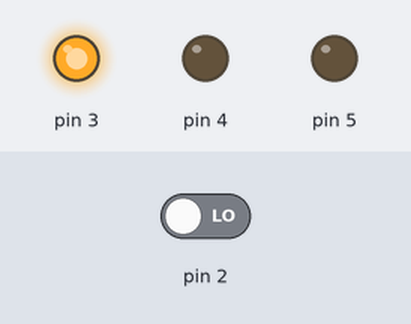
The sketch below on a simulated Arduino Uno, built with avr-gcc and run on an emulated ATmega328P. On the bench: output pins drawn as LEDs (lit = HIGH). Dashed ring = blinking. Inputs (shaded band) come from the test bench; at power-on: pin 2 LOW.

Above: at 1.2 s.
1.3 s: pin 2 driven HIGH
At 1.42 s:
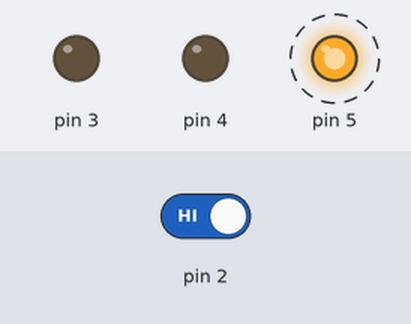
At 2.17 s:
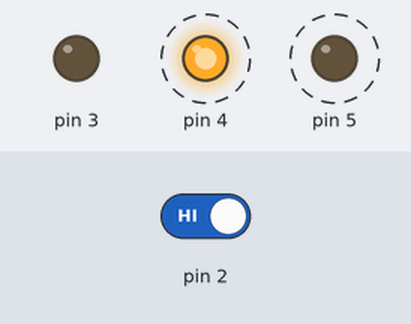
Timing chart, 0 to 10.3 s (numbered marks = the images above; inputs shaded):
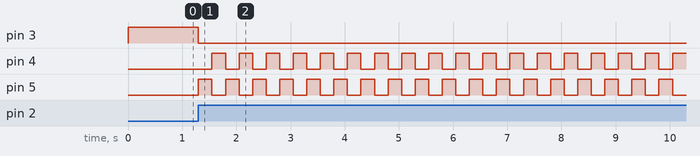

Measured:
- after the input at 1.3 s, pin 3: HIGH → LOW at once; pin 4: alternates HIGH for 0.25 s and LOW for 0.25 s, starting after 0.25 s; pin 5: alternates HIGH for 0.25 s and LOW for 0.25 s, starting at once

The sketch:

Cop_lights_button.ino
```cpp
int switchState = 0;
bool flipped = false;

void setup() {
  // put your setup code here, to run once:
  pinMode(3,OUTPUT);
  pinMode(4,OUTPUT);
  pinMode(5,OUTPUT);
  pinMode(2,INPUT);

}

void loop() {
  // put your main code here, to run repeatedly:
  //digitalRead() read the voltage for selected pin
  switchState = digitalRead(2);

  if(switchState == HIGH){
    if(flipped == true){
        flipped = false;
      }
    else{
        flipped = true;
      }
   }

  if(flipped){
      digitalWrite(3,LOW);
      digitalWrite(4,LOW);
      digitalWrite(5,HIGH);
      delay(250);
      digitalWrite(4,HIGH);
      digitalWrite(5,LOW);
      delay(250);
      }
  else{
      digitalWrite(3,HIGH);
      digitalWrite(4,LOW);
      digitalWrite(5,LOW);
    }

}
```
